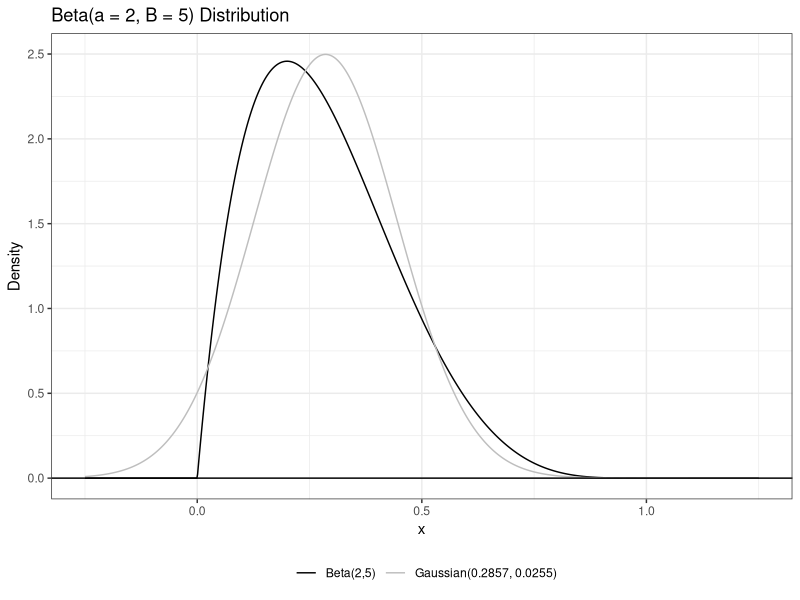
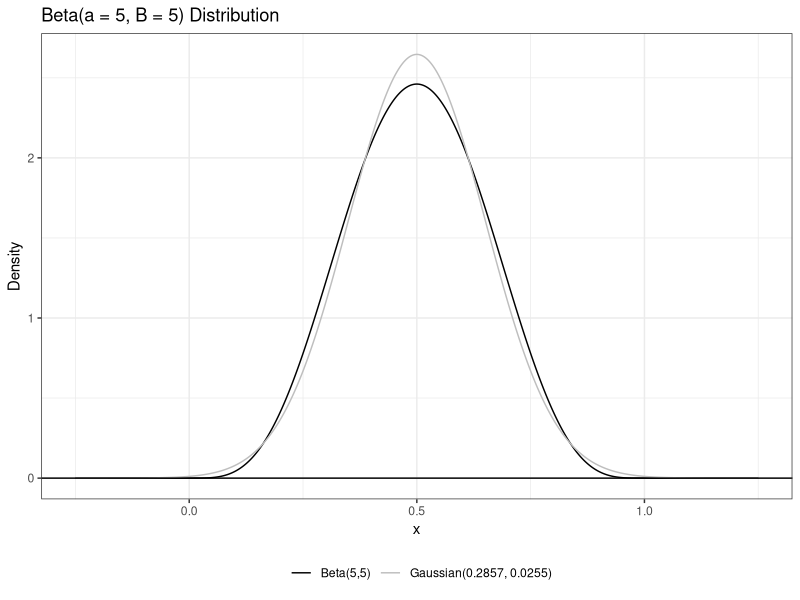
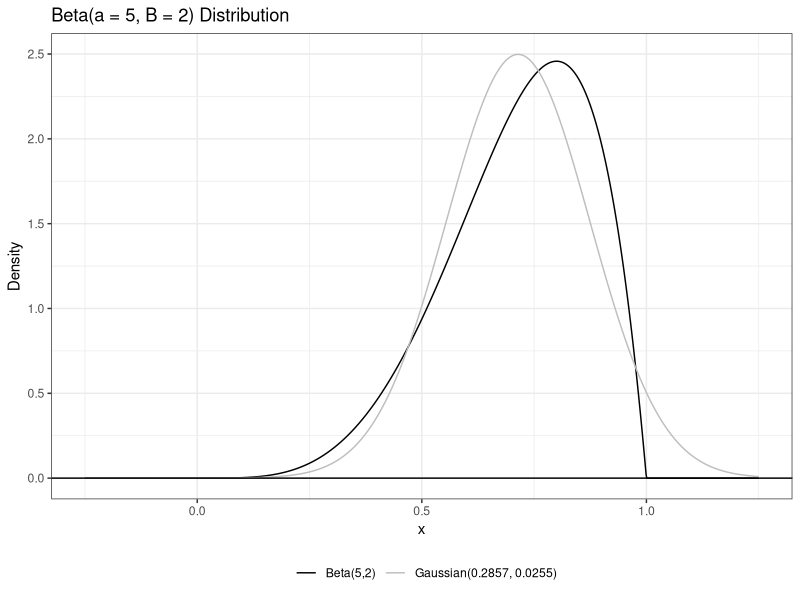
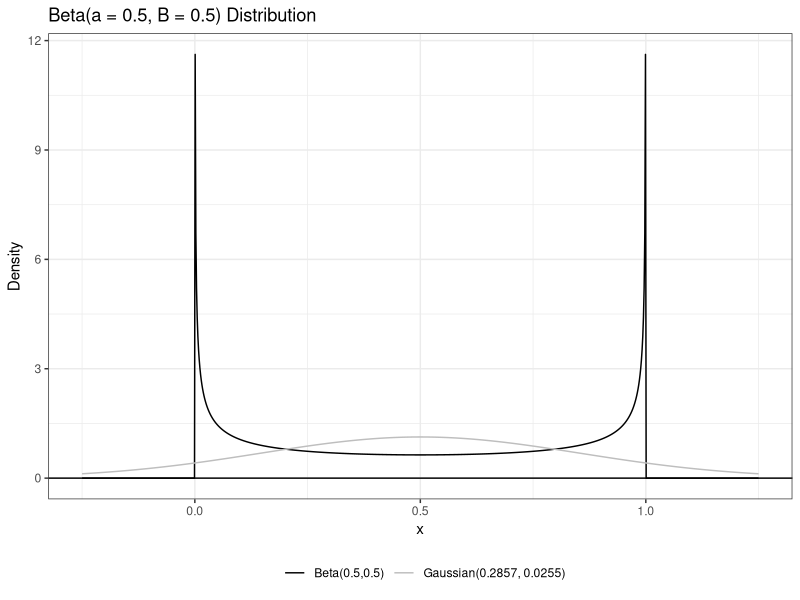
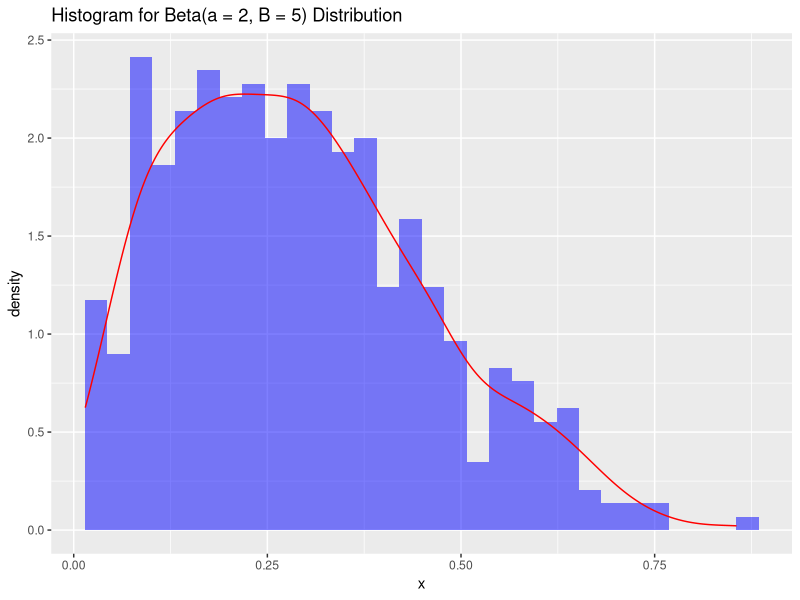
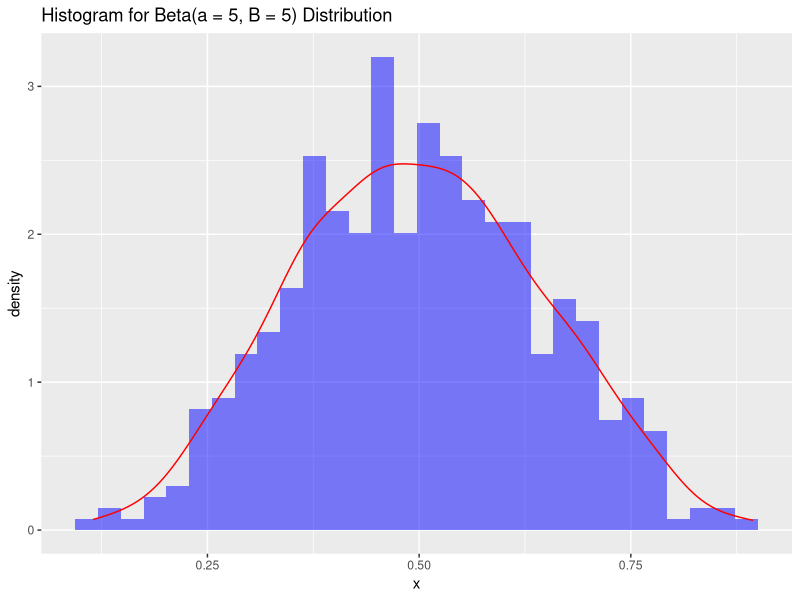
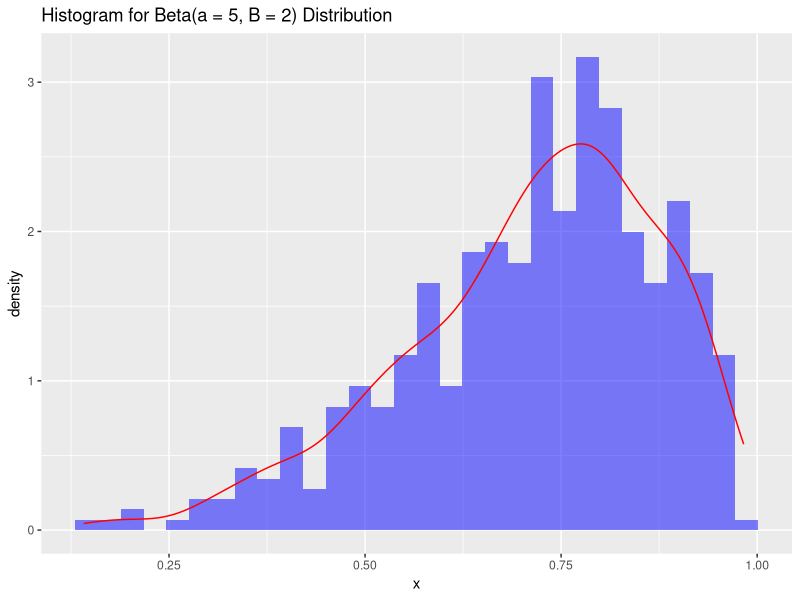
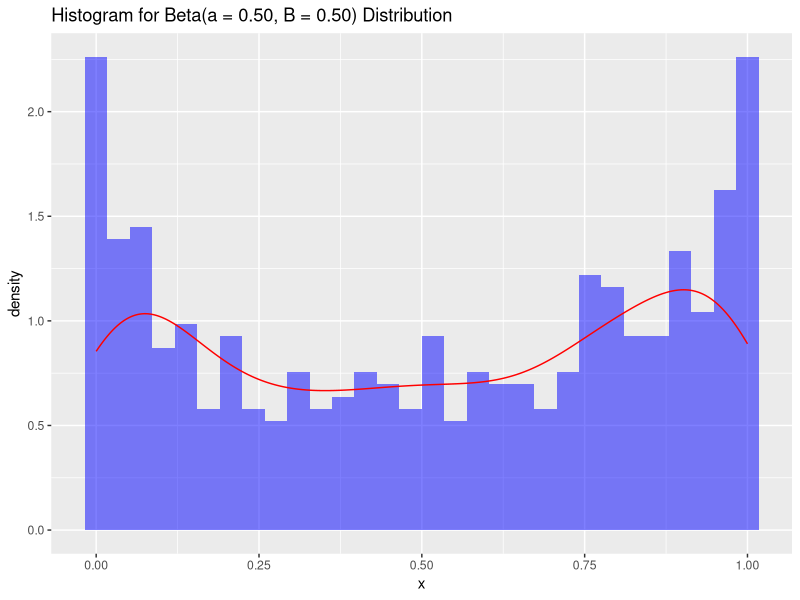

Recreate these plots in R, in order.
########################################################################################################
#Task One: Describe the Population Distribution
#Load TidyVerse
library(tidyverse)
#Load e1071 for summarizing later
library(e1071)

# Create a tibble with alpha and beta combinations
results <- tibble(
  Alpha = c(2, 5, 5, 0.5),
  Beta = c(5, 5, 2, 0.5)) |>
# Calculate all the statistics using mutate()
mutate(
  Mean = Alpha / (Alpha + Beta),
  Variance = (Alpha * Beta) / ((Alpha + Beta)^2 * (Alpha + Beta + 1)),
  Skewness = (2 * (Beta - Alpha)) * (sqrt(Alpha + Beta + 1)) / ((Alpha + Beta + 2) * sqrt(Alpha * Beta)),
  Excess_Kurtosis = ((6 * (((Alpha - Beta)^2) * (Alpha + Beta + 1) - 
  Alpha * Beta * (Alpha + Beta + 2))) / ((Alpha * Beta) * (Alpha + Beta + 2) * (Alpha + Beta + 3)))) |>
  mutate(Value = c("Population","Population","Population","Population")) |>
  mutate(Distribution = c("2,5","5,5","5,2","0.5,0.5")) |>
  select(Value, Distribution, Mean, Variance, Skewness, Excess_Kurtosis) 

########################################################################################################
# Plot the 2,5 Distribution
########################################################################################################
alpha <- 2
beta <- 5
q1.fig.dat <- tibble(x = seq(-0.25, 1.25, length.out=1000))|>   # generate a grid of points
  mutate(beta.pdf = dbeta(x, alpha, beta),                      # compute the beta PDF
         norm.pdf = dnorm(x,                                    # Gaussian distribution with
                          mean = alpha/(alpha+beta),            # same mean and variance
                          sd = sqrt((alpha*beta)/((alpha+beta)^2*(alpha+beta+1)))))

ggplot(data= q1.fig.dat)+                                              # specify data
  geom_line(aes(x=x, y=beta.pdf, color="Beta(2,5)")) +                 # plot beta dist
  geom_line(aes(x=x, y=norm.pdf, color="Gaussian(0.2857, 0.0255)")) +  # plot guassian dist
  geom_hline(yintercept=0)+                                            # plot x axis
  theme_bw()+                                                          # change theme
  xlab("x")+                                                           # label x axis
  ylab("Density")+                                                     # label y axis
  scale_color_manual("", values = c("black", "grey"))+                 # change colors
  theme(legend.position = "bottom") +                                  # move legend to bottom
  ggtitle("Beta(a = 2, B = 5) Distribution")                           # title graph                          

########################################################################################################
# Plot the 5,5 Distribution
########################################################################################################
alpha <- 5
beta <- 5
q1.fig.dat <- tibble(x = seq(-0.25, 1.25, length.out=1000))|>   # generate a grid of points
  mutate(beta.pdf = dbeta(x, alpha, beta),                      # compute the beta PDF
         norm.pdf = dnorm(x,                                    # Gaussian distribution with
                          mean = alpha/(alpha+beta),            # same mean and variance
                          sd = sqrt((alpha*beta)/((alpha+beta)^2*(alpha+beta+1)))))

ggplot(data= q1.fig.dat)+                                              # specify data
  geom_line(aes(x=x, y=beta.pdf, color="Beta(5,5)")) +                 # plot beta dist
  geom_line(aes(x=x, y=norm.pdf, color="Gaussian(0.2857, 0.0255)")) +  # plot guassian dist
  geom_hline(yintercept=0)+                                            # plot x axis
  theme_bw()+                                                          # change theme
  xlab("x")+                                                           # label x axis
  ylab("Density")+                                                     # label y axis
  scale_color_manual("", values = c("black", "grey"))+                 # change colors
  theme(legend.position = "bottom") +                                  # move legend to bottom
  ggtitle("Beta(a = 5, B = 5) Distribution")                           # title graph      
########################################################################################################
# Plot the 5,2 Distribution
########################################################################################################
alpha <- 5
beta <- 2
q1.fig.dat <- tibble(x = seq(-0.25, 1.25, length.out=1000))|>   # generate a grid of points
  mutate(beta.pdf = dbeta(x, alpha, beta),                      # compute the beta PDF
         norm.pdf = dnorm(x,                                    # Gaussian distribution with
                          mean = alpha/(alpha+beta),            # same mean and variance
                          sd = sqrt((alpha*beta)/((alpha+beta)^2*(alpha+beta+1)))))

ggplot(data= q1.fig.dat)+                                              # specify data
  geom_line(aes(x=x, y=beta.pdf, color="Beta(5,2)")) +                 # plot beta dist
  geom_line(aes(x=x, y=norm.pdf, color="Gaussian(0.2857, 0.0255)")) +  # plot guassian dist
  geom_hline(yintercept=0)+                                            # plot x axis
  theme_bw()+                                                          # change theme
  xlab("x")+                                                           # label x axis
  ylab("Density")+                                                     # label y axis
  scale_color_manual("", values = c("black", "grey"))+                 # change colors
  theme(legend.position = "bottom") +                                  # move legend to bottom
  ggtitle("Beta(a = 5, B = 2) Distribution")                           # title graph      
########################################################################################################
# Plot the 0.5,0.5 Distribution
########################################################################################################
alpha <- 0.5
beta <- 0.5
q1.fig.dat <- tibble(x = seq(-0.25, 1.25, length.out=1000))|>   # generate a grid of points
  mutate(beta.pdf = dbeta(x, alpha, beta),                      # compute the beta PDF
         norm.pdf = dnorm(x,                                    # Gaussian distribution with
                          mean = alpha/(alpha+beta),            # same mean and variance
                          sd = sqrt((alpha*beta)/((alpha+beta)^2*(alpha+beta+1)))))

ggplot(data= q1.fig.dat)+                                              # specify data
  geom_line(aes(x=x, y=beta.pdf, color="Beta(0.5,0.5)")) +             # plot beta dist
  geom_line(aes(x=x, y=norm.pdf, color="Gaussian(0.2857, 0.0255)")) +  # plot guassian dist
  geom_hline(yintercept=0)+                                            # plot x axis
  theme_bw()+                                                          # change theme
  xlab("x")+                                                           # label x axis
  ylab("Density")+                                                     # label y axis
  scale_color_manual("", values = c("black", "grey"))+                 # change colors
  theme(legend.position = "bottom") +                                  # move legend to bottom
  ggtitle("Beta(a = 0.5, B = 0.5) Distribution")                           # title graph      
########################################################################################################
#Task Two: Compute the Moments

beta.moment <- function(alpha, beta, k, centered = TRUE) {
  if(centered==FALSE){
    #Calculates mean when not centered
    mean <- function(x) {(x^k)*(dbeta(x,alpha,beta))}
    integrate(mean, lower = 0, upper = Inf)$value
  }else{
    #Calculates mean when centered
    mean <- function(x) {(x^1)*(dbeta(x,alpha,beta))}
    mean <- integrate(mean, lower = 0, upper = Inf)$value
    #Calculates variance
    var <- function(x) {((x-mean)^k)*(dbeta(x,alpha,beta))}
    integrate(var, lower = 0, upper = Inf)$value
    }
  }
#Can use this function to calculate skewness and kurtosis
########################################################################################################
#Task Three: Do Data Summaries Help?

########################################################################################################
# Generate a sample for all Histograms

set.seed(7272) # Set seed so we all get the same results.
sample.size <- 500 # Specify sample details

########################################################################################################

#Data for Beta(a = 2, B = 5) Distribution
alpha_2_5 <- 2
beta_2_5 <- 5
beta.sample_2_5 <- rbeta(n = sample.size,  # sample size
                     shape1 = alpha_2_5,   # alpha parameter
                     shape2 = beta_2_5)    # beta parameter

########################################################################################################

#Histogram for Beta(a = 2, B = 5) Distribution
beta.sample_2_5 <- data.frame(x = beta.sample_2_5)
ggplot(beta.sample_2_5, aes(x = x)) +  
  geom_histogram(aes(y = ..density..), bins = 30, fill = "blue", alpha = 0.5) +
  geom_density(color = "red") +
  ggtitle("Histogram for Beta(a = 2, B = 5) Distribution") 

#Summary for Beta(a = 2, B = 5) Distribution
beta_2_5_summary <- beta.sample_2_5 |>
  summarize(
    Mean = mean(x),
    Variance = var(x),
    Skewness = skewness(x), 
    Excess_Kurtosis = kurtosis(x) 
  )

########################################################################################################

#Data for Beta(a = 5, B = 5) Distribution
alpha_5_5 <- 5
beta_5_5 <- 5
beta.sample_5_5 <- rbeta(n = sample.size,  # sample size
                     shape1 = alpha_5_5,   # alpha parameter
                     shape2 = beta_5_5)    # beta parameter

########################################################################################################

#Histogram for Beta(a = 5, B = 5) Distribution
beta.sample_5_5 <- data.frame(x = beta.sample_5_5)
ggplot(beta.sample_5_5, aes(x = x)) +  
  geom_histogram(aes(y = ..density..), bins = 30, fill = "blue", alpha = 0.5) +
  geom_density(color = "red") +
  ggtitle("Histogram for Beta(a = 5, B = 5) Distribution")

#Summary for Beta(a = 5, B = 5) Distribution
beta_5_5_summary <- beta.sample_5_5 |>
  summarize(
    Mean = mean(x),
    Variance = var(x),
    Skewness = skewness(x), 
    Excess_Kurtosis = kurtosis(x) 
  )

########################################################################################################

#Data for Beta(a = 5, B = 2) Distribution
alpha_5_2 <- 5
beta_5_2 <- 2
beta.sample_5_2 <- rbeta(n = sample.size,  # sample size
                         shape1 = alpha_5_2,   # alpha parameter
                         shape2 = beta_5_2)    # beta parameter

########################################################################################################

#Histogram for Beta(a = 5, B = 2) Distribution
beta.sample_5_2 <- data.frame(x = beta.sample_5_2)
ggplot(beta.sample_5_2, aes(x = x)) +  
  geom_histogram(aes(y = ..density..), bins = 30, fill = "blue", alpha = 0.5) +
  geom_density(color = "red") +
  ggtitle("Histogram for Beta(a = 5, B = 2) Distribution")

#Summary for Beta(a = 5, B = 2) Distribution
beta_5_2_summary <- beta.sample_5_2 |>
  summarize(
    Mean = mean(x),
    Variance = var(x),
    Skewness = skewness(x), 
    Excess_Kurtosis = kurtosis(x) 
  )
########################################################################################################

#Data for Beta(a = 0.50, B = 0.50) Distribution
alpha_0.50_0.50 <- 0.50
beta_0.50_0.50 <- 0.50
beta.sample_0.50_0.50 <- rbeta(n = sample.size,  # sample size
                         shape1 = alpha_0.50_0.50,   # alpha parameter
                         shape2 = beta_0.50_0.50)    # beta parameter

########################################################################################################

#Histogram for Beta(a = 0.50, B = 0.50) Distribution
beta.sample_0.50_0.50 <- data.frame(x = beta.sample_0.50_0.50)
ggplot(beta.sample_0.50_0.50, aes(x = x)) +  
  geom_histogram(aes(y = ..density..), bins = 30, fill = "blue", alpha = 0.5) +
  geom_density(color = "red") +
  ggtitle("Histogram for Beta(a = 0.50, B = 0.50) Distribution")


#Summary for Beta(a = 0.50, B = 0.50) Distribution
beta_0.50_0.50_summary <- beta.sample_0.50_0.50 |>
  summarize(
    Mean = mean(x),
    Variance = var(x),
    Skewness = skewness(x), 
    Excess_Kurtosis = kurtosis(x) 
  )

########################################################################################################

#Create Tibble of all Summary data

Summary_Data <- rbind(beta_2_5_summary, beta_5_5_summary, beta_5_2_summary, beta_0.50_0.50_summary) |>
  mutate(Distribution = c("2,5","5,5","5,2","0.5,0.5")) |>
  mutate(Value = c("Sample","Sample","Sample","Sample")) |>
  select(Value, Distribution, everything())

#Merge Tables

Merged_Data <- rbind(Summary_Data, results)